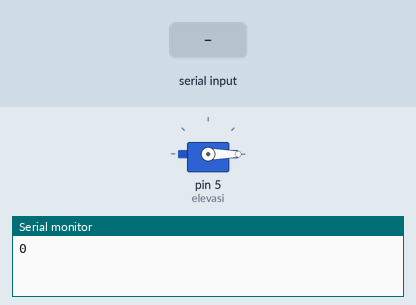
Recording of a sketch running on a simulated Arduino Uno, built with avr-gcc and run on an emulated ATmega328P. On the bench: servo, the last lines printed to the serial monitor. Inputs (shaded band) come from the test bench.

Above: at 1.2 s.
1.3 s: "1" received over Serial
At 3.0 s:
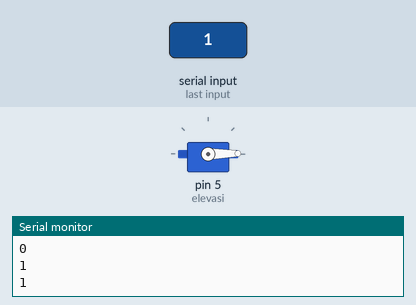
3.8 s: "2" received over Serial
At 6.0 s:
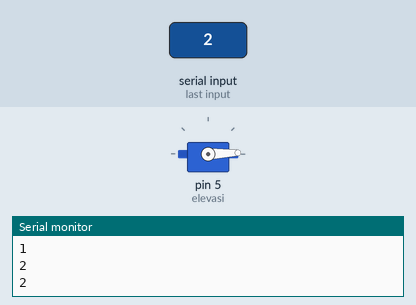
Timing chart, 0 to 7.5 s (numbered marks = the images above; inputs shaded):
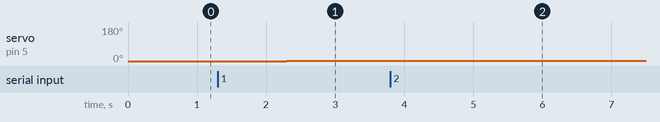

Measured:
- after the input at 1.3 s, servo on pin 5 (elevasi): 0° → 1° after 1.0 s
- after the input at 3.8 s, servo on pin 5 (elevasi): 1° → 2° after 1.0 s

The sketch:

Serial_Servo.ino
```cpp
#include <Servo.h>

Servo elevasi;
double resultDouble;

void setup() {
  // put your setup code here, to run once:
  Serial.begin(9600);
  elevasi.attach(5);
  elevasi.write(0);
  Serial.println(elevasi.read());
}

void loop() {
  // put your main code here, to run repeatedly:
  while(Serial.available()==0){} //wait until there is input
  String result = Serial.readString();
  resultDouble = result.toDouble();
  Serial.println(result);
  elevasi.write(resultDouble);
  Serial.println(elevasi.read());
}
```
